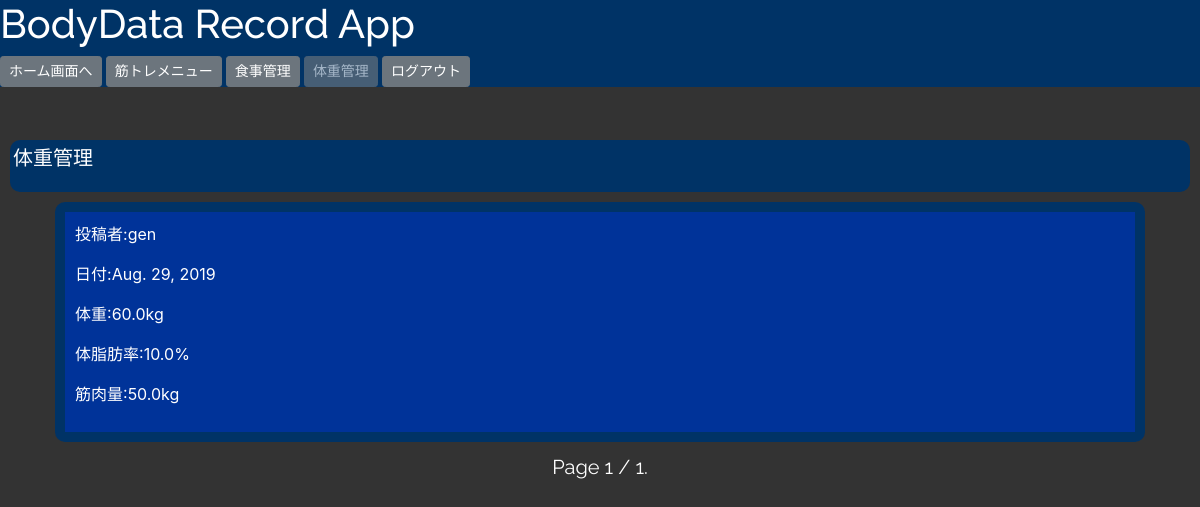
The page /timeline/body/ (signed in) on the database its author committed.
### bodydata_record_app/models.py (models this page shows)
class BodyModel(models.Model):
    weight = models.FloatField()
    percent_body_fat = models.FloatField(default=0)
    muscle_mass = models.FloatField(default=0)
    date = models.DateField(default=localdate())
    maintenance_calorie = models.FloatField(default=0)
    cutting_calorie = models.FloatField(default=0)
    increasing_calorie = models.FloatField(default=0)
    author = models.CharField(max_length=100)

### bodydata_record_app/views.py (the view)
# urls.py: path('timeline/body/', timeline_bodyfunc, name='timeline_body'),
@login_required
def timeline_bodyfunc(request):
    body = BodyModel.objects.order_by('-date').all()
    paginator = Paginator(body, 5)
    page = request.GET.get('page')
    body_data = paginator.get_page(page)
    return render(request, 'timeline_body.html', {'body_data': body_data})

### templates/timeline_body.html (shortened to what this page needs)
{% extends 'base_afterlogin.html' %}
{% block customcss %}
{% load static %}
<link rel="stylesheet" type="text/css" href="{% static 'timeline.css' %}">
{% endblock customcss %}
{% block header %}
<h1>BodyData Record App</h1>
    <a href="{% url 'home' %}" class="btn btn-secondary btn-sm">ホーム画面へ</a>
    <a href="{% url 'timeline_workout' %}" class="btn btn-secondary btn-sm">筋トレメニュー</a>
    <a href="{% url 'timeline_diet' %}" class="btn btn-secondary btn-sm">食事管理</a>
    <a href="{% url 'timeline_body' %}" class="btn btn-secondary disabled btn-sm">体重管理</a>
{% endblock header %}
{% block content %}
<div class="menu">
    <p>体重管理</p>
</div>
{% for item in body_data %}
<div class="container">
<div class="info">
    <p>投稿者:{{ item.author }}</p>
    <p>日付:{{ item.date }}</p>
    <p>体重:{{ item.weight }}kg</p>
    <p>体脂肪率:{{ item.percent_body_fat }}%</p>
    <p>筋肉量:{{ item.muscle_mass }}kg</p>
</div>
</div>
{% endfor %}
{% endblock content %}
{% block paginator %}
<span class="step-links">
        <span class="current">
            Page {{ body_data.number }} / {{ body_data.paginator.num_pages }}.
        </span>
</span>
{% endblock paginator %}

### static/timeline.css (style rules this page uses)
body { background-color: #333333; color: #fff }
.menu { background-color: #003366; font-size: 20px; padding: 3px; margin: 10px; border-radius: 10px; }
.info { padding: 10px; border-radius: 10px; background-color: #003399; margin: 10px; border: 10px solid #003366; }
.step-links { display: block; text-align: center; padding: 0 0 40px 0; font-size: 20px; font-family: 'Raleway', sans-serif; }

### rows shown on the page
BodyModel: author "gen", date "Aug. 29, 2019", weight "60.0", percent_body_fat "10.0", muscle_mass "50.0"

### other values the page prints
{{ body_data.number }} "1"
{{ body_data.paginator.num_pages }} "1"
